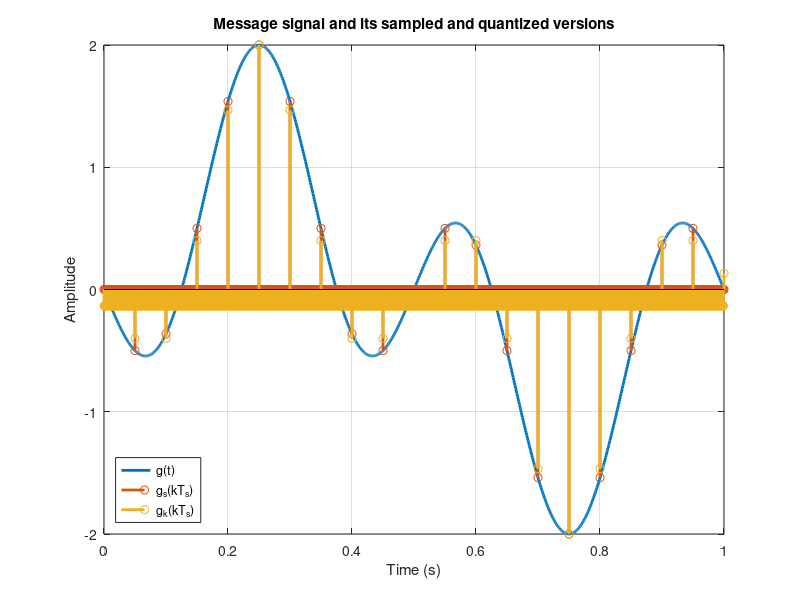

This chart was generated by the following MATLAB code: (Note: this script raises an error after producing the figure.)
t = linspace(0, 1, 1001); 
gt = sin(2*pi*t) - sin(6*pi*t);

fs = 50; 
imptrain = zeros(1, length(t));
imptrain(1:fs:end) = 1;

gsk = gt .* imptrain;

quant_levels = linspace(min(gsk), max(gsk), 16);
gk = zeros(1, length(gsk));
for i = 1:length(gk)
    [~, idx] = min(abs(quant_levels - gsk(i)));
    gk(i) = quant_levels(idx);
end

figure;
plot(t, gt, 'LineWidth', 2, 'DisplayName', 'g(t)');
hold on;
stem(t, gsk, 'LineWidth', 2, 'DisplayName', 'g_s(kT_s)');
stem(t, gk, 'LineWidth', 2, 'DisplayName', 'g_k(kT_s)');
ylabel('Amplitude');
xlabel('Time (s)');
grid on;
title('Message signal and its sampled and quantized versions');
legend('Location', 'southwest');
ylim([-2, 2]);

yline(quant_levels, '--', {'Quantization levels'}, 'LineWidth', 1.5);
xticks(0:1/fs:1);
xticklabels({'0', '0.02', '0.04', '0.06', '0.08', '0.1', '0.12', '0.14', '0.16', '0.18', '0.2', '0.22', '0.24', '0.26', '0.28', '0.3', '0.32', '0.34', '0.36', '0.38', '0.4', '0.42', '0.44', '0.46', '0.48', '0.5', '0.52', '0.54', '0.56', '0.58', '0.6', '0.62', '0.64', '0.66', '0.68', '0.7', '0.72', '0.74', '0.76', '0.78', '0.8', '0.82', '0.84', '0.86', '0.88', '0.9', '0.92', '0.94', '0.96', '0.98', '1'});
title('Message signal, Sampled and Quantized signals with grid lines');